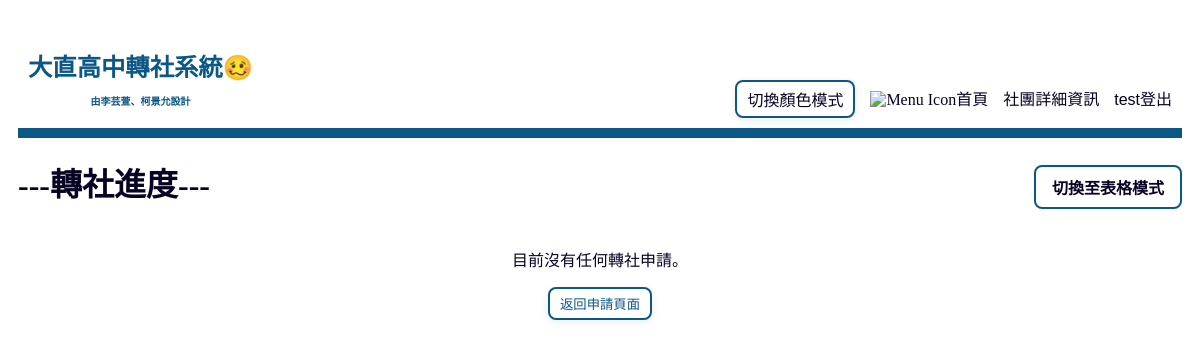
Before: /transfer/progress/ (signed in) with the older database file.
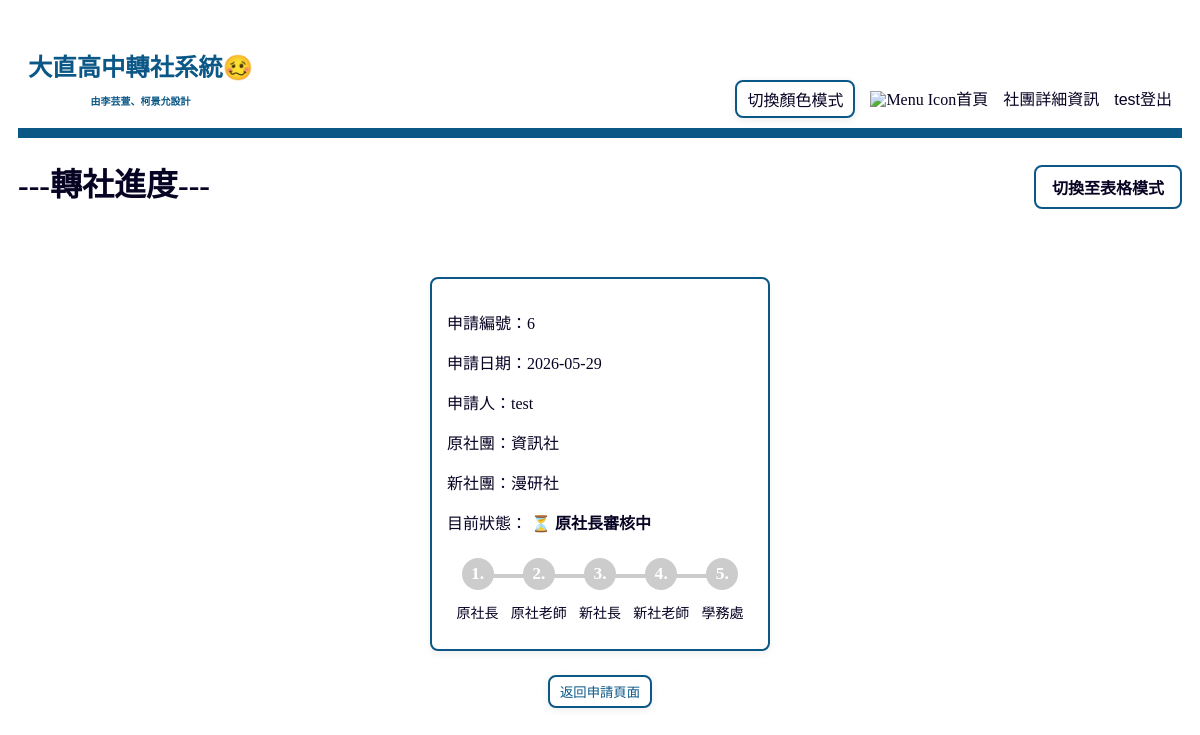
After: the same page with the newer database file.
### transfer/models.py (models this page shows, shortened)
class TransferRequest(models.Model):
    STATUS_CHOICES = [
        (0, '原社長審核中'),
        (1, '原老師審核中'),
        (2, '新社長審核中'),
        (3, '新老師審核中'),
        (4, '學務處審核中'),
        (5, '完成'),
        (6, '已退回 (原社長拒絕)'),
        (7, '已退回 (原老師拒絕)'),
        (8, '已退回 (新社長拒絕)'),
        (9, '已退回 (新老師拒絕)'),
    ]
    student = models.ForeignKey(User, on_delete=models.CASCADE, related_name='transfer_requests', verbose_name="申請人")
    old_club = models.ForeignKey(Club, on_delete=models.CASCADE, related_name='outgoing_requests', verbose_name="原社團")
    new_club = models.ForeignKey(Club, on_delete=models.CASCADE, related_name='incoming_requests', verbose_name="新社團")
    status = models.IntegerField(choices=STATUS_CHOICES, default=0, verbose_name="進度狀態")
    created_at = models.DateTimeField(auto_now_add=True, verbose_name="申請時間")

class Club(models.Model):
    name = models.CharField(max_length=100, unique=True, verbose_name="社團名稱")
    max_participants = models.IntegerField(verbose_name="人數上限")
    founder = models.ForeignKey(User, on_delete=models.SET_NULL, null = True,related_name='founded_clubs', verbose_name="社長")
    teacher = models.ForeignKey(User, on_delete=models.SET_NULL, null = True, related_name='taught_clubs', verbose_name="指導老師")
    description = models.TextField(max_length=200, unique=True, verbose_name="社團介紹", blank=True, null=True)

### transfer/views.py (the view)
# urls.py: path('progress/', views.progress, name='progress'),
@login_required
def progress(request):
    user = request.user
    if user.is_staff or user.is_superuser:#判斷如果是「學務處 / 最高管理員」，可以直接看到所有的申請單
        requests = TransferRequest.objects.all()
    else:   #如果是一般登入者（可能是學生、社長、或老師）
        requests = TransferRequest.objects.filter(
            Q(student=user) |                  # 條件A: 申請人自己
            Q(old_club__founder=user) |        # 條件B: 原社團的社長
            Q(new_club__founder=user) |        # 條件C: 新社團的社長
            Q(old_club__teacher=user) |        # 條件D: 原社團的指導老師
            Q(new_club__teacher=user)          # 條件E: 新社團的指導老師
        ).distinct()
    return render(request, 'transfer/progress.html', {'requests': requests})

### transfer/templates/transfer/progress.html (shortened to what this page needs)
{% extends "base.html" %}
{% block main %}
    <div class="page-header">
        <h1>---轉社進度---</h1>
        <label for="view-toggle" class="toggle-btn">
            <span class="text-card">切換至表格模式 </span>
        </label>
    </div>
    <div class="content-wrapper">
        {% if requests %}
            <div class="view-card progress-list">
              {% for req in requests %}
                <section class="apply-card">
                  <p>申請編號：{{ req.id }}</p>
                  <p>申請日期：{{ req.created_at|date:"Y-m-d" }}</p>
                  <p>申請人：{{ req.student.username }}</p>
                  <p>原社團：{{ req.old_club.name }}</p>
                  <p>新社團：{{ req.new_club.name }}</p>
                  <p>目前狀態：
                    {% if req.status >= 6 %}
                      <strong style="color: red;">{{ req.get_status_display }}</strong>
                    {% elif req.status == 5 %}
                      <strong style="color: green;">{{ req.get_status_display }}</strong>
                    {% else %}
                      <strong>⏳ {{ req.get_status_display }}</strong>
                    {% endif %}
                  </p>
                  <div class="stepper">
                    <div class="step {% if req.status >= 1 and req.status <= 5 %}active{% elif req.status >= 6  and req.status <= 9 %}rejected{% endif %}">
                      <div class="circle">1.</div>
                      <div class="label">原社長</div>
                    </div>
                    <div class="step {% if req.status >= 2 and req.status <= 5 %}active{% elif req.status >= 7 and req.status <= 9 %}rejected{% endif %}">
                      <div class="circle">2.</div>
                      <div class="label">原社老師</div>
                    </div>
                    <div class="step {% if req.status >= 3 and req.status <= 5 %}active{% elif req.status >= 8 and req.status <= 9 %}rejected{% endif %}">
                      <div class="circle">3.</div>
                      <div class="label">新社長</div>
                    </div>
                    <div class="step {% if req.status >= 4 and req.status <= 5 %}active{% elif req.status == 9 %}rejected{% endif %}">
                      <div class="circle">4.</div>
                      <div class="label">新社老師</div>
                    </div>
                    <div class="step {% if req.status == 5 %}active{% endif %}">
                      <div class="circle">5.</div>
                      <div class="label">學務處</div>
                    </div>
                  </div>
                </section>
              {% endfor %}
            </div>
        {% else %}
            <p>目前沒有任何轉社申請。</p>
        {% endif %}
    </div>
    {% if not user.is_staff and not request.user.taught_clubs.all %}
      <button class="bot"><a href="{% url 'apply_transfer' %}">返回申請頁面</a></button>
    {% endif %}
{% endblock %}

Changed rows visible on the page:
added TransferRequest: id "6", created_at "2026-05-29", student.username "test", old_club.name "資訊社", new_club.name "漫研社", status "原社長審核中"
Other visible differences:
text no longer shown: "目前沒有任何轉社申請。"
